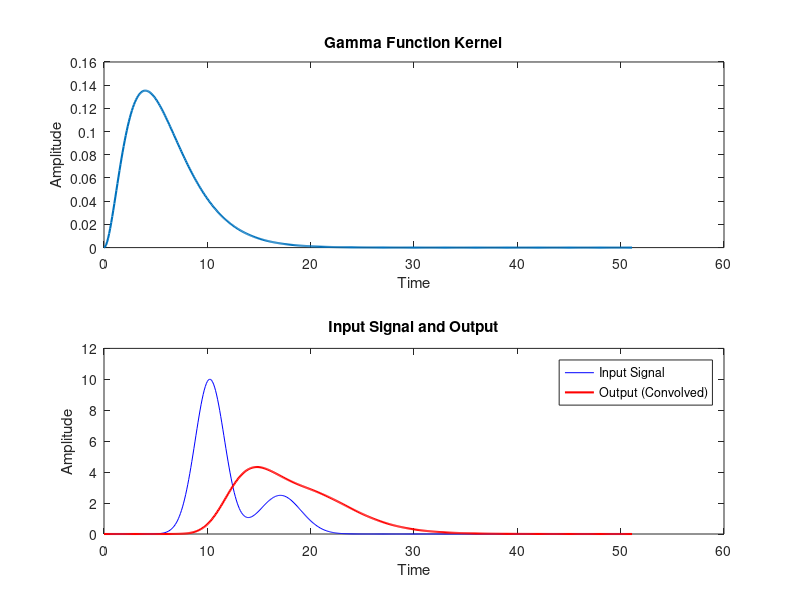

Here is the MATLAB script that generated this plot: (Note: this script raises an error after producing the figure.)
clear all;
clear all;

prefix = 'gamma';
mkdir(prefix)
ins_pth = [prefix,'/inputs/'];
mkdir(ins_pth)
outs_pth = [prefix,'/outputs/'];
mkdir(outs_pth)

% Parameters
N = 512;               % Number of points
dt = 0.1;              % Time step
t = dt * (0:N-1)';     % Time vector


out = zeros(N,1); 
in  = out; 
kernel = out; 
pad = out;

kShape  = 3;   % "shape" parameter 
theta   = 2;   % "scale" parameter

for i = 1:N
    if t(i) >= 0
        kernel(i) = (1 / (gamma(kShape) * theta^kShape)) * ...
                     (t(i)^(kShape - 1)) * exp(-t(i) / theta);
    else
        kernel(i) = 0;
    end
end

% normalize:
kernel = kernel / (dt * sum(kernel));

% Same gauss-based input as chapeau and bimodal:
in = exp(((t - (dt*N/5)).^2) / (-4)) + 0.25 * exp(((t - (dt*N/3)).^2) / (-8));
in = 10 * in;  % Scale up the input by a factor of 10

out = dt * conv([in; pad], [kernel; pad], 'full');
out = out(1:N);

figure;
subplot(2,1,1)
plot(t, kernel, 'LineWidth', 1.5);
title('Gamma Function Kernel');
xlabel('Time');
ylabel('Amplitude');

subplot(2,1,2)
plot(t, in, 'b', t, out, 'r', 'LineWidth', 1.5);
legend('Input Signal','Output (Convolved)');
title('Input Signal and Output');
xlabel('Time');
ylabel('Amplitude');

saveas(gcf, [ins_pth,[prefix,'_in_tfx_out.png']]);
save([ins_pth, [prefix,'.mat']], 'in', 'out', 'kernel', 't');
T = table(t, in, out, kernel, 'VariableNames', {'Time', 'Input', 'Output', 'Kernel'});
writetable(T, [ins_pth,[prefix,'.csv']]);
